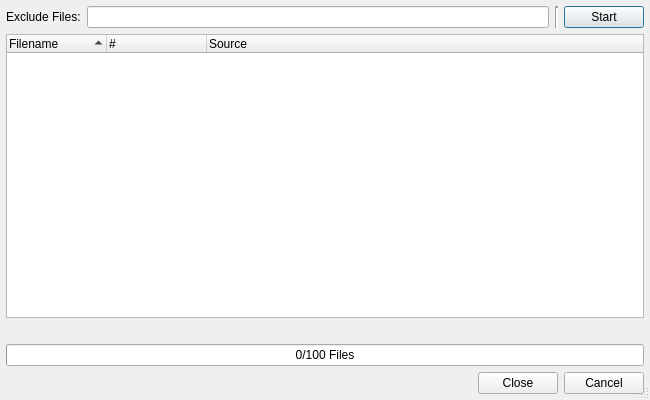
<?xml version="1.0" encoding="UTF-8"?>
<ui version="4.0">
 <class>TabnannyDialog</class>
 <widget class="QDialog" name="TabnannyDialog">
  <property name="geometry">
   <rect>
    <x>0</x>
    <y>0</y>
    <width>650</width>
    <height>400</height>
   </rect>
  </property>
  <property name="windowTitle">
   <string>Tabnanny Result</string>
  </property>
  <property name="whatsThis">
   <string>&lt;b&gt;Tabnanny Results&lt;/b&gt;
&lt;p&gt;This dialog shows the results of the tabnanny command. Double clicking an
entry will open an editor window and position the cursor at the respective line.&lt;/p&gt;</string>
  </property>
  <property name="sizeGripEnabled">
   <bool>true</bool>
  </property>
  <layout class="QVBoxLayout" name="verticalLayout">
   <item>
    <widget class="QFrame" name="filterFrame">
     <property name="frameShape">
      <enum>QFrame::NoFrame</enum>
     </property>
     <property name="frameShadow">
      <enum>QFrame::Raised</enum>
     </property>
     <layout class="QHBoxLayout" name="horizontalLayout">
      <property name="margin">
       <number>0</number>
      </property>
      <item>
       <widget class="QLabel" name="label_2">
        <property name="text">
         <string>Exclude Files:</string>
        </property>
       </widget>
      </item>
      <item>
       <widget class="E5ClearableLineEdit" name="excludeFilesEdit">
        <property name="toolTip">
         <string>Enter filename patterns of files to be excluded separated by a comma</string>
        </property>
       </widget>
      </item>
      <item>
       <widget class="Line" name="line">
        <property name="lineWidth">
         <number>2</number>
        </property>
        <property name="orientation">
         <enum>Qt::Vertical</enum>
        </property>
       </widget>
      </item>
      <item>
       <widget class="QPushButton" name="startButton">
        <property name="toolTip">
         <string>Press to start the tabnanny run</string>
        </property>
        <property name="text">
         <string>Start</string>
        </property>
       </widget>
      </item>
     </layout>
    </widget>
   </item>
   <item>
    <widget class="QTreeWidget" name="resultList">
     <property name="whatsThis">
      <string>&lt;b&gt;Result List&lt;/b&gt;
&lt;p&gt;This list shows the results of the tabnanny command. Double clicking
an entry will open this entry in an editor window and position the cursor at
the respective line.&lt;/p&gt;</string>
     </property>
     <property name="alternatingRowColors">
      <bool>true</bool>
     </property>
     <property name="rootIsDecorated">
      <bool>false</bool>
     </property>
     <property name="itemsExpandable">
      <bool>false</bool>
     </property>
     <property name="sortingEnabled">
      <bool>true</bool>
     </property>
     <column>
      <property name="text">
       <string>Filename</string>
      </property>
     </column>
     <column>
      <property name="text">
       <string>#</string>
      </property>
     </column>
     <column>
      <property name="text">
       <string>Source</string>
      </property>
     </column>
    </widget>
   </item>
   <item>
    <widget class="E5SqueezeLabelPath" name="checkProgressLabel">
     <property name="sizePolicy">
      <sizepolicy hsizetype="Expanding" vsizetype="Preferred">
       <horstretch>0</horstretch>
       <verstretch>0</verstretch>
      </sizepolicy>
     </property>
     <property name="text">
      <string/>
     </property>
    </widget>
   </item>
   <item>
    <widget class="QProgressBar" name="checkProgress">
     <property name="toolTip">
      <string>Shows the progress of the tabnanny action</string>
     </property>
     <property name="value">
      <number>0</number>
     </property>
     <property name="orientation">
      <enum>Qt::Horizontal</enum>
     </property>
     <property name="format">
      <string>%v/%m Files</string>
     </property>
    </widget>
   </item>
   <item>
    <widget class="QDialogButtonBox" name="buttonBox">
     <property name="orientation">
      <enum>Qt::Horizontal</enum>
     </property>
     <property name="standardButtons">
      <set>QDialogButtonBox::Cancel|QDialogButtonBox::Close</set>
     </property>
    </widget>
   </item>
  </layout>
 </widget>
 <layoutdefault spacing="6" margin="6"/>
 <pixmapfunction>qPixmapFromMimeSource</pixmapfunction>
 <customwidgets>
  <customwidget>
   <class>E5SqueezeLabelPath</class>
   <extends>QLabel</extends>
   <header>E5Gui/E5SqueezeLabels.h</header>
  </customwidget>
  <customwidget>
   <class>E5ClearableLineEdit</class>
   <extends>QLineEdit</extends>
   <header>E5Gui/E5LineEdit.h</header>
  </customwidget>
 </customwidgets>
 <tabstops>
  <tabstop>startButton</tabstop>
  <tabstop>excludeFilesEdit</tabstop>
  <tabstop>resultList</tabstop>
  <tabstop>buttonBox</tabstop>
 </tabstops>
 <resources/>
 <connections/>
</ui>
